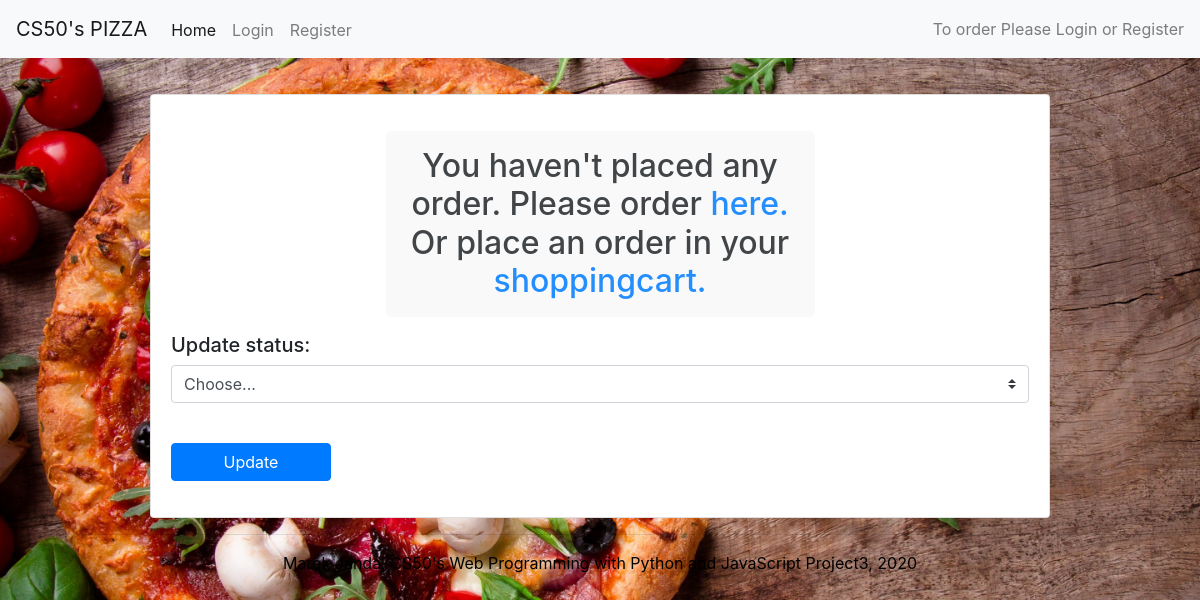
The app's page /9/order_process, older data.
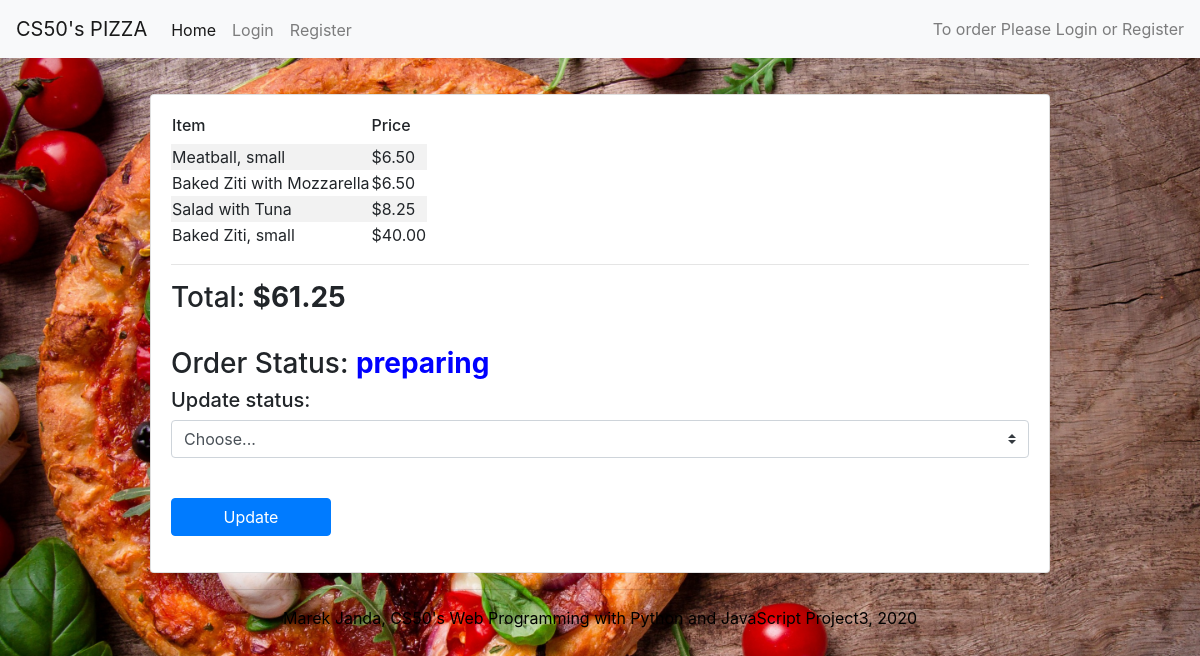
The same page, newer data.
### orders/models.py (models this page shows, shortened)
class OrderItem(models.Model):
    menuItem = models.CharField(max_length=64)
    meal = models.CharField(max_length=64)
    pizza_type = models.CharField(max_length=16, blank=True, default="None")
    options = models.ManyToManyField(Topping, blank=True)
    size = models.CharField(max_length=16)
    price = models.FloatField()
    def __str__(self):
        if self.menuItem == "pizza":
            myoptions = ""
            disp_options = self.options.all()
            for x in disp_options:
                if myoptions:
                    myoptions += ", "
                    myoptions += str(x)
                else:
                    myoptions = str(x)
            return f"{self.pizza_type} {self.meal}, {self.size} with {myoptions}"
        elif self.menuItem == "pasta" or self.menuItem == "salad":
            return f"{self.meal}"
        else:
            return f"{self.meal}, {self.size}"

class OnlineOrder(models.Model):
    placed = models.DateTimeField('date placed', default=datetime.today())
    customer = models.CharField(max_length=64)
    items = models.ManyToManyField(OrderItem, blank=True, related_name="order")
    total_price = models.FloatField(default=0.00)
    status = models.CharField(max_length=16, default="unplaced")

### orders/views.py (the view)
# urls.py: path('<int:order_id>/order_process', views.order_process, name="order_process")
def order_process(request, order_id):
    try:
        order = OnlineOrder.objects.get(pk=order_id)
        context = {"items": order.items.all(), "price": order.total_price, "status": order.status}
    except OnlineOrder.DoesNotExist:
        context = {"items": None}
    if request.method == "POST":
        new_status = request.POST.getlist("new_status")[0]
        order.status = new_status
        order.save()
        return redirect(staffpage)
    return render(request, 'orders/orderprocess.html', context=context)

### orders/templates/orders/orderprocess.html (shortened to what this page needs)
{% extends 'orders/base.html' %}
{% block body %}
    <div class="card card-body shoppingcart">
        <section>
            {% if items == None %}
            <p>
                <h2>You haven't placed any order. Please order <a href="{% url 'order' %}">here.</a> Or place an order in your <a href="{% url 'shopping_cart' %}">shoppingcart.</a></a></h2>
            </p>
            {% else %}
                <table>
                    <tr>
                        <td><h6>Item</h6></td>
                        <td><h6>Price</h6></td>
                    </tr>
                    {% for item in items %}
                    <tr>
                        <td>{{ item }}</td>
                        <td>${{ item.price|floatformat:2 }}</td>
                    </tr>
                    {% endfor %}
                </table>
                <hr>
                <h3>Total: <strong>${{ price|floatformat:2 }}</strong></h3>
                <br>
                <h3>Order Status: <span id="status"><strong>{{ status }}</strong></span></h3>
            {% endif %}
        </section>
        <section>
            <form method="POST">
                <h5>Update status:</h5>
                <p>
                    <select class="custom-select mr-sm-2" id="process" name="new_status">
                        <option selected>Choose...</option>
                    </select>
                </p>
                <br>
                <p>
                    <input type="submit" class="btn btn-primary" value="Update">
                </p>
            </form>
        </section>
    </div>
{% endblock %}

### orders/templates/orders/base.html (shortened to what this page needs)
{% load static %}
<!DOCTYPE html>
<html>
    <head>
        <link rel="stylesheet" href="{% static 'orders/styles.css' %}"/>
        <link rel="stylesheet" href="https://stackpath.bootstrapcdn.com/bootstrap/4.4.1/css/bootstrap.min.css">
    </head>
    <body background="{% static 'orders/background_image.jpg' %}">
        <nav class="navbar navbar-expand-lg navbar-light bg-light">
            <a class="navbar-brand" href="">CS50's PIZZA</a>
            <div class="collapse navbar-collapse" id="navbarText">
              <ul class="navbar-nav mr-auto">
                {% if user.is_authenticated %}
                    <li class="nav-item active">
                        <a class="nav-link" href="{% url 'homepage' %}">Home <span class="sr-only">(current)</span></a>
                    </li>
                    <li class="nav-item">
                        <a class="nav-link" href="{% url 'order' %}">Order</a>
                    </li>
                    <li class="nav-item">
                        <a class="nav-link" href="{% url 'logout' %}">Logout</a>
                    </li>
                    <li>
                        <a class="nav-link" href="{% url 'shopping_cart' %}">Shopping cart</a>
                    </li>
                    <li>
                        <a class="nav-link" href="{% url 'tracker' %}">Tracker</a>
                    </li>
                    {% if user.is_staff %}
                        <li>
                            <a class="nav-link" href="{% url 'staffpage' %}">Staff section</a>
                        </li>
                    {% endif %}
                </ul>
                <span class="navbar-text">
                    You are logged in as: <strong>{{ user.username|title }}</strong>
                </span>
                {% else %}
                    <li class="nav-item active">
                    <a class="nav-link" href="{% url 'index' %}">Home <span class="sr-only">(current)</span></a>
                    </li>
                    <li class="nav-item">
                    <a class="nav-link" href="{% url 'login' %}">Login</a>
                    </li>
                    <li class="nav-item">
                    <a class="nav-link" href="{% url 'register' %}">Register</a>
                    </li>
                </ul>
                <span class="navbar-text">
                  To order Please Login or Register
                </span>
                {% endif %}
            </div>
          </nav>
        {% block body %}
        {% endblock %}
        <footer>
            <hr>
            Marek Janda, CS50's Web Programming with Python and JavaScript Project3, 2020
       </footer>
    </body>
</html>

### orders/static/orders/styles.css (style rules this page uses)
body, html { font-family: Arial, Helvetica, sans-serif, Times, serif; background-size: cover; }
footer { vertical-align: bottom; width: 100%; padding-bottom: 5px; font-size: 1rem; color: black; text-align: center; }
li, ul { list-style-type: none; text-align: center; }
li { margin-top: 1%; }
tr:nth-child(even) { background-color: #f2f2f2; }
.card { border: 10px solid gray; }
.btn { width: 10rem; }
.shoppingcart { width: 75%; margin-left: 12.5%; margin-top: 3%; padding: 0.3rem; }
#status { color: blue; }

Row changes from the older to the newer data that the page shows:
added OrderItem: menuItem+meal+size "Meatball, small", price "6.50"
added OrderItem: menuItem+meal "Baked Ziti with Mozzarella", price "6.50"
added OrderItem: menuItem+meal "Salad with Tuna", price "8.25"
added OrderItem: menuItem+meal+size "Baked Ziti, small", price "40.00"
added OnlineOrder: total_price "61.25", status "preparing"
Text that changed along with them:
text no longer shown: "You haven't placed any order. Please order here. Or place an order in your shoppingcart."
text now shown: "Item Price Total: $ Order Status:"
